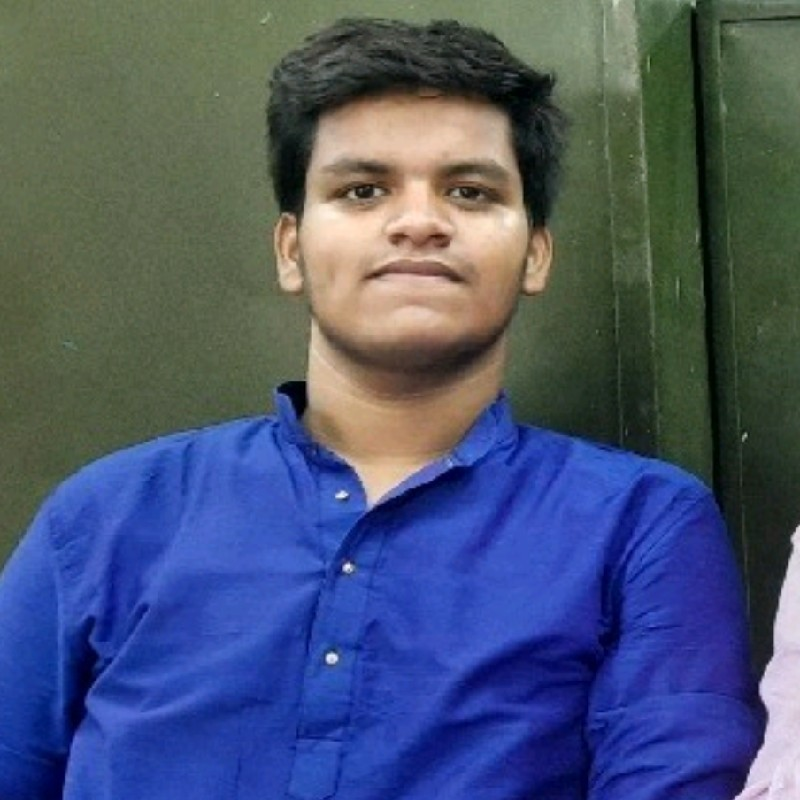
%> input picture bikash.jpg, 800 x 800 px
$ octave histogramOFspecificCroppedIMG.m   (GNU Octave 9; MATLAB toolbox functions it lacks are replaced by stand-ins)
%> lines starting %> are read from the running program, lines starting %| are printed output that depends on the picture
% Read the input image
inputImage = imread('bikash.jpg');
%> inputImage is the input picture: size 800x800x3 uint8; mean R, G, B 74.6, 85.7, 112.9

% Crop the image to a specific region of interest
croppedImage = inputImage(100:300, 200:400, :);
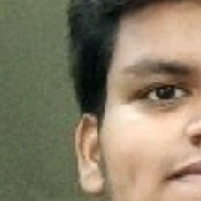
%> croppedImage: size 201x201x3 uint8; mean R, G, B 135.7, 125, 102.1

% Convert the cropped image to grayscale
grayImage = rgb2gray(croppedImage);
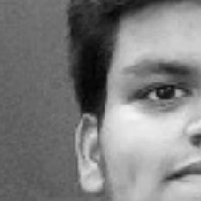
%> grayImage: size 201x201 uint8; min 4, max 244, mean 125.6

% Display the cropped image and its histogram
subplot(1,2,1);
imshow(grayImage);
title('Cropped Image');
subplot(1,2,2);
imhist(grayImage);
title('Histogram of Cropped Image');
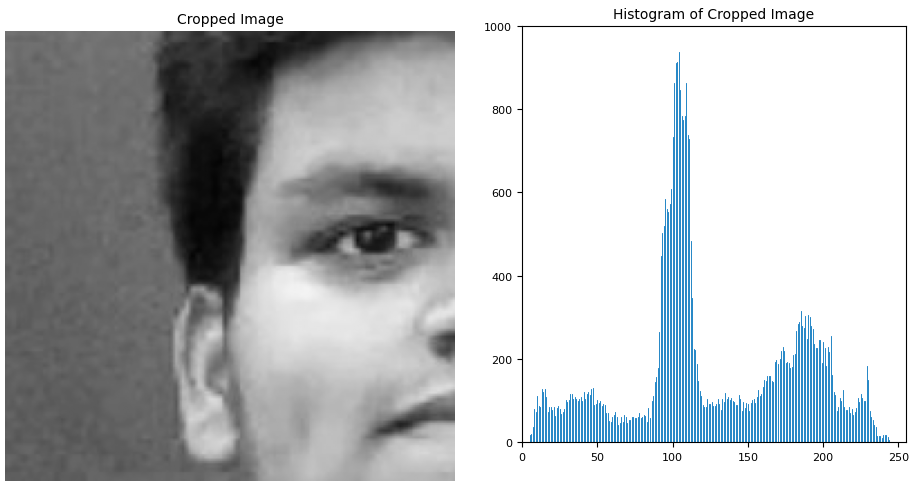
%> figure redrawn from the program's plot data, 2 panels
